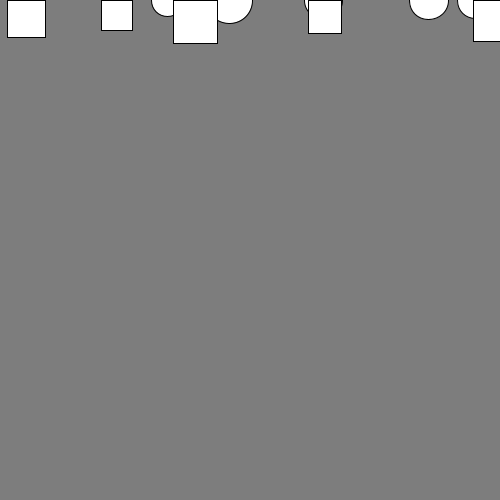
Frame 1 (no input)
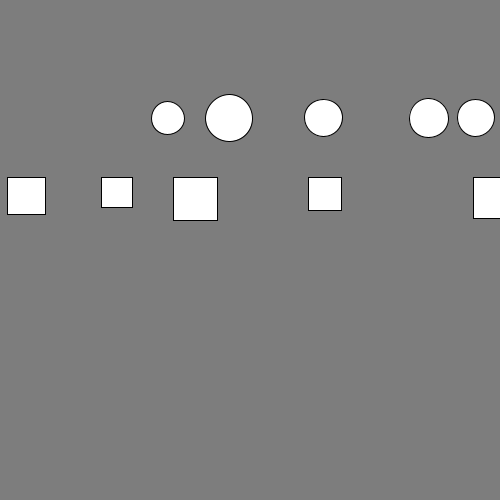
Frame 60 (the mouse pressed at the canvas centre just before this capture)
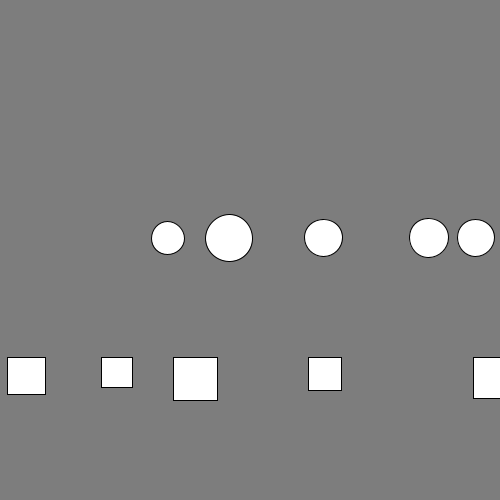
Frame 120 (the mouse held since frame 60 and released just before this capture)

The Processing sketch that drew these frames (run headless with seeded random() and noise(); from frame 60 on, the mouse is pressed at the canvas centre):

// Processing sketch: sketch_261016b_problema3
// ── sketch_261016b_problema3.pde
class Tamal {
  float posicionX;
  float posicionY;
  float masa;
  
  Tamal () {
    posicionY = 0;
    posicionX = random(0, width);
    masa = random(30, 60);
  }
  void mostrar () {
    circle(posicionX, posicionY, masa);
  }
  
  void caer () {
    posicionY+=2;
    posicionY = (posicionY > height)?0:posicionY;
  }
}

class TamalOaxaqueno extends Tamal {
  TamalOaxaqueno() {
    super ();
  }
  void mostrar() {
    square(posicionX, posicionY, masa);
  }
  void caer () {
    posicionY+=3;
    posicionY = (posicionY > height)? 0: posicionY;
  }
}

ArrayList<Tamal> vaporera;
void setup () {
  size (500, 500);
  vaporera = new ArrayList<Tamal>();
  for (int i = 0; i < 5; i++) {
    vaporera.add (new Tamal());
  }
  for (int i = 0; i < 5; i++) {
    vaporera.add (new TamalOaxaqueno());
  }
}

void draw () {
  background(125);
  for (Tamal t : vaporera) {
    t.mostrar();
    t.caer();
  }
}
